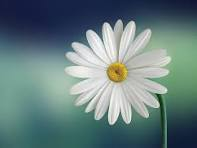
#> input picture image.png, 197 x 148 px
$ python -i filters.py   (imports and definitions only)   (older library calls are emulated)
#> lines starting #> are read from the running program, lines starting #| are printed output that depends on the picture
#> further down, picture is the input picture: shape (148, 197, 3); mean B, G, R 126, 125.7, 102.2
# Convert the frames to grayscale
import cv2
import numpy as np
from scipy.signal import wiener


def convert_to_grayscale(image):
    """Convert an image to grayscale."""
    return cv2.cvtColor(image, cv2.COLOR_BGR2GRAY)


# Égalisation de l'histogramme
# [14 lines left out: function equalize_histogram, not called in this run]


# Appliquer un filtre gaussien avec un noyau de taille 5x5
def apply_gaussian_blur(image, ksize=5):
    """Apply a Gaussian blur to the image."""
    return cv2.GaussianBlur(image, (ksize, ksize), 0)


# Apply laplacian filter
# [18 lines left out: function apply_laplacian, not called in this run]


# Apply Sobel filter
def apply_sobel_filter(image):
    # Split the image into its color channels
    b, g, r = cv2.split(image)
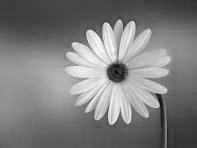
#> b: shape (148, 197); min 0, max 255, mean 126
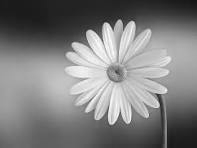
#> g: shape (148, 197); min 22, max 255, mean 125.7
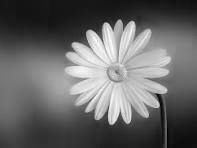
#> r: shape (148, 197); min 0, max 255, mean 102.2

    # Apply Sobel filter to each channel
    b_sobel_x = cv2.Sobel(b, cv2.CV_64F, 1, 0, ksize=3)
    b_sobel_y = cv2.Sobel(b, cv2.CV_64F, 0, 1, ksize=3)
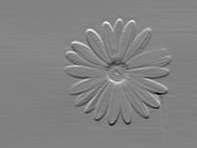
#> b_sobel_y: shape (148, 197) float64; min -625, max 597, mean 1; drawn with min black and max white
    g_sobel_x = cv2.Sobel(g, cv2.CV_64F, 1, 0, ksize=3)
    g_sobel_y = cv2.Sobel(g, cv2.CV_64F, 0, 1, ksize=3)
    r_sobel_x = cv2.Sobel(r, cv2.CV_64F, 1, 0, ksize=3)
    r_sobel_y = cv2.Sobel(r, cv2.CV_64F, 0, 1, ksize=3)

    # Convert back to uint8
    b_sobel_x = np.uint8(np.absolute(b_sobel_x))
    b_sobel_y = np.uint8(np.absolute(b_sobel_y))
    g_sobel_x = np.uint8(np.absolute(g_sobel_x))
    g_sobel_y = np.uint8(np.absolute(g_sobel_y))
    r_sobel_x = np.uint8(np.absolute(r_sobel_x))
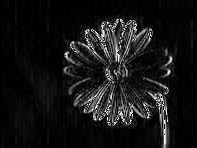
#> r_sobel_x: shape (148, 197); min 0, max 255, mean 21.5
    r_sobel_y = np.uint8(np.absolute(r_sobel_y))
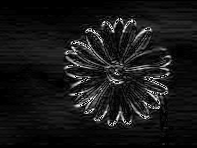
#> r_sobel_y: shape (148, 197); min 0, max 255, mean 23.5

    # Merge the Sobel channels
    sobel = cv2.merge((b_sobel_x, g_sobel_y, r_sobel_x))
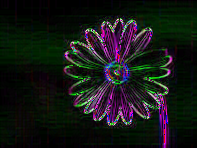
#> sobel: shape (148, 197, 3); mean B, G, R 21.4, 23.7, 21.5

    return sobel


# Sharpen the image
# [61 lines left out: functions sharpen_image, enhance_rgb_quality, remove_blur_effect, apply_median_filter, not called in this run]


# Adjusts the brightness by adding 10 to each pixel value
def adjust_brightness(image, brightness=10, contrast=1.0):
    adjusted_image = cv2.addWeighted(image, contrast, np.zeros(image.shape, image.dtype), 0, brightness)
    return adjusted_image


# Rotation
# [6 lines left out: function rotate_image, not called in this run]


# Cropping
def crop_image(image, x, y, w, h):
    cropped_image = image[y:y + h, x:x + w]
    return cropped_image


# Resize
# [41 lines left out: functions resize_image, zoom_image, detect_edges, not called in this run]


# Dilation
def dilate_image(image, ksize=5):
    kernel = np.ones((ksize, ksize), np.uint8)
    return cv2.dilate(image, kernel, iterations=1)


# Erosion
def erode_image(image, ksize=5):
    kernel = np.ones((ksize, ksize), np.uint8)
    return cv2.erode(image, kernel, iterations=1)


# Opening
def open_image(image, ksize=5):
    kernel = np.ones((ksize, ksize), np.uint8)
    return cv2.morphologyEx(image, cv2.MORPH_OPEN, kernel)


# Closing
def close_image(image, ksize=5):
    kernel = np.ones((ksize, ksize), np.uint8)
    return cv2.morphologyEx(image, cv2.MORPH_CLOSE, kernel)


# Bilateral filter
def apply_bilateral_filter(image, d=3, sigmaColor=15, sigmaSpace=15):
    # Apply Bilateral Filter
    return cv2.bilateralFilter(image, d, sigmaColor, sigmaSpace)

>>> import cv2
>>> picture = cv2.imread('../image.png')
>>> result = apply_sobel_filter(picture)
